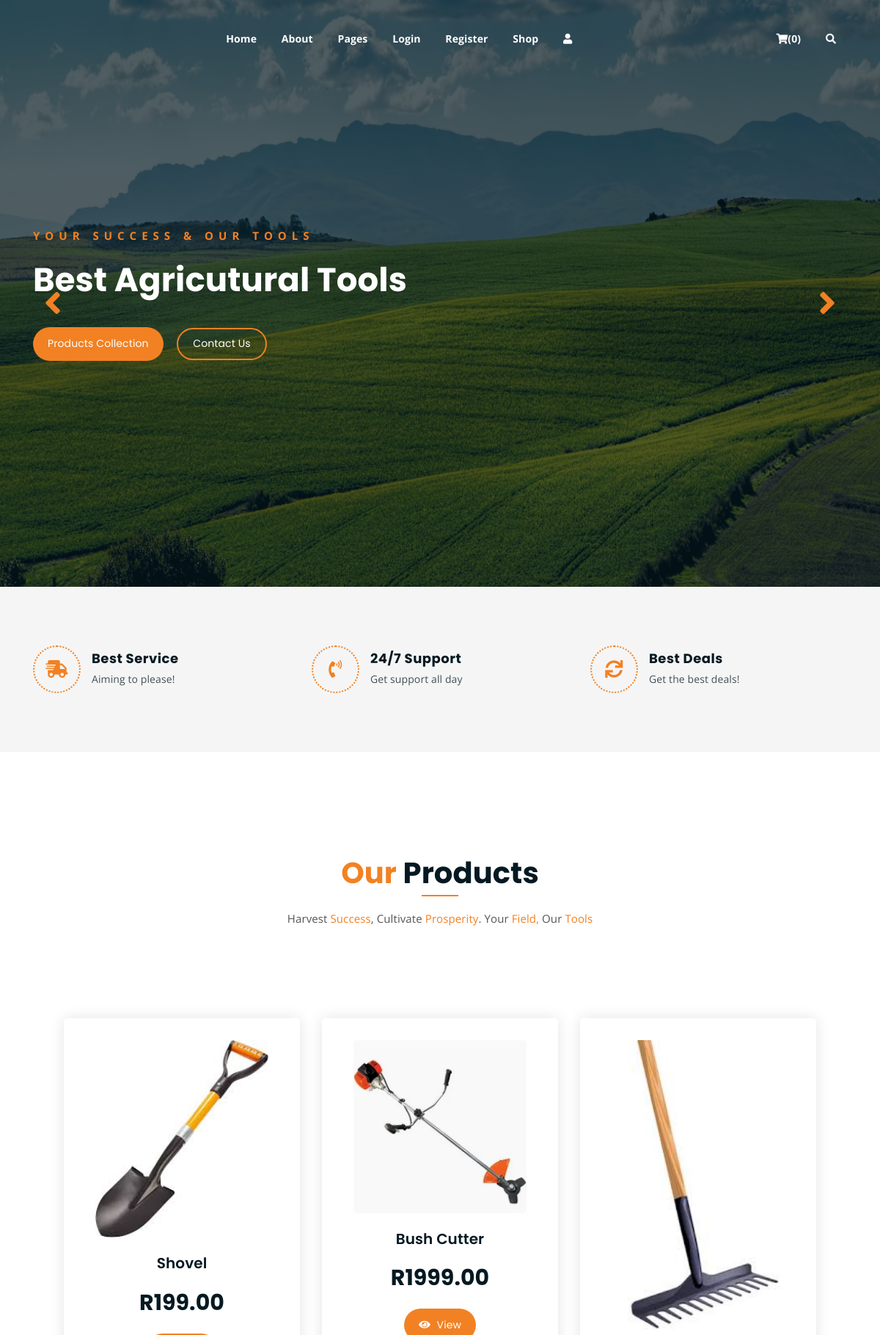
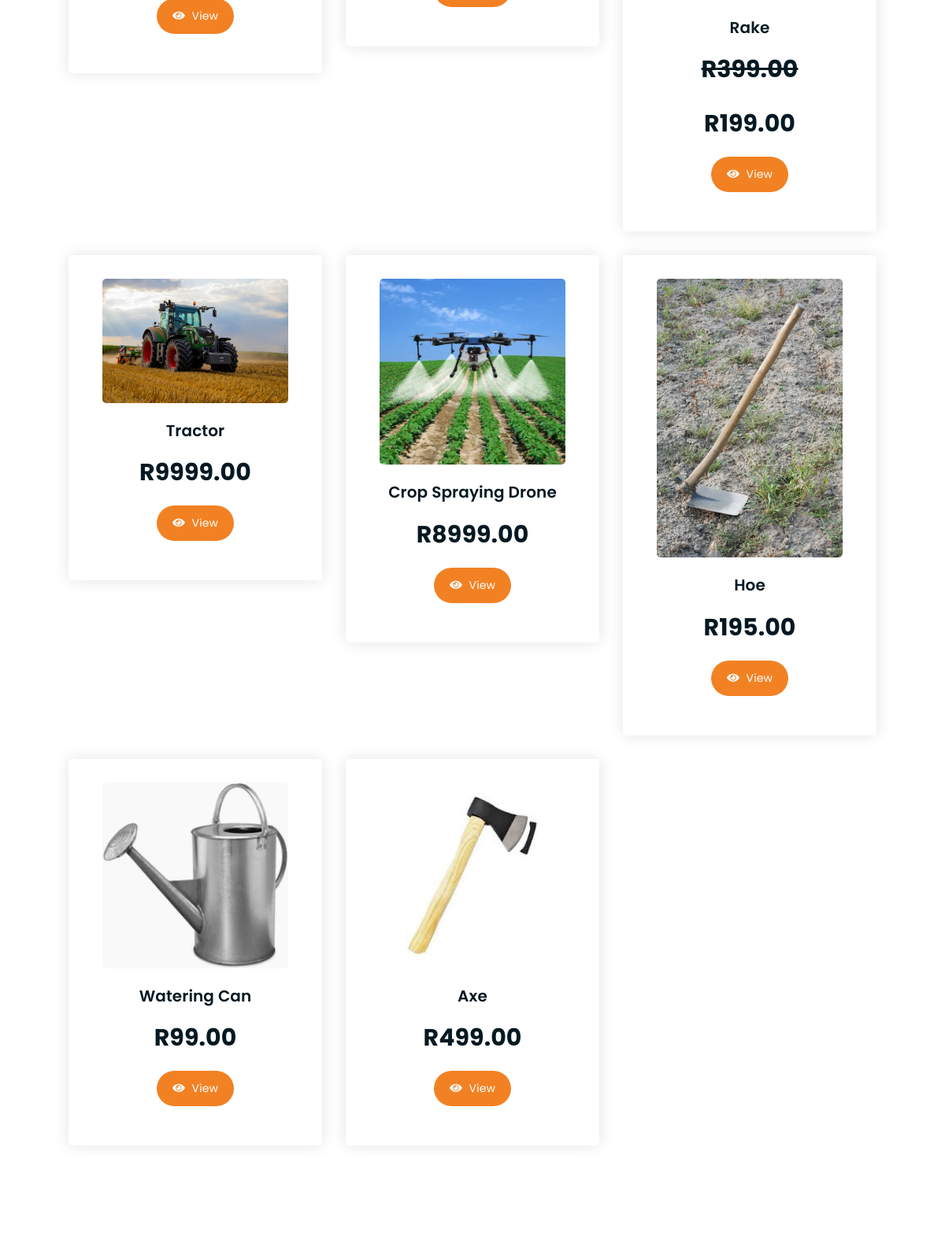
The page / (upper part) on the database its author committed (2 pictures, top to bottom).
### ecomm/models.py (models this page shows, shortened)
class Product(models.Model):
    image = models.ImageField(upload_to='pics')
    productName = models.CharField(max_length=255)
    price = models.DecimalField(default=0, decimal_places=2, max_digits=6)
    description = models.CharField(max_length=255, default='', blank=True, null=True)
    is_sale = models.BooleanField(default=False)
    sale_price = models.DecimalField(default=0, decimal_places=2, max_digits=6)
    video = models.FileField(upload_to="video/%y")

### ecomm/views.py (the view)
# urls.py: path('', views.home, name="home"),
def home(request):
    products = Product.objects.all()
    return render(request, 'home.html', {'products': products})

### cart/cart.py (called while the page is built)
    def __len__(self):
        return len(self.cart)

### cart/context_processors.py (called while the page is built)
def cart(request):
    return {'cart': Cart(request)}

### ecomm/templates/home.html (shortened to what this page needs)
{% extends 'base.html'%}
{% block content %}
<div class="homepage-slider">
    <div class="single-homepage-slider homepage-bg-1">
        <div class="container">
            <div class="row">
                <div class="col-md-12 col-lg-7 offset-lg-1 offset-xl-0">
                    <div class="hero-text">
                        <div class="hero-text-tablecell">
                            <p class="subtitle">Your success & Our Tools</p>
                            <h1>Best Agricutural Tools</h1>
                            <div class="hero-btns">
                                <a href="#prod" class="boxed-btn">Products Collection</a>
                                <a href="mailto:izayaletselane@gmail.com" class="bordered-btn">Contact Us</a>
                            </div>
                        </div>
                    </div>
                </div>
            </div>
        </div>
    </div>
</div>
<div class="list-section pt-80 pb-80">
    <div class="container">
        <div class="row">
            <div class="col-lg-4 col-md-6 mb-4 mb-lg-0">
                <div class="list-box d-flex align-items-center">
                    <div class="list-icon">
                        <i class="fas fa-shipping-fast"></i>
                    </div>
                    <div class="content">
                        <h3>Best Service</h3>
                        <p>Aiming to please!</p>
                    </div>
                </div>
            </div>
            <div class="col-lg-4 col-md-6 mb-4 mb-lg-0">
                <div class="list-box d-flex align-items-center">
                    <div class="list-icon">
                        <i class="fas fa-phone-volume"></i>
                    </div>
                    <div class="content">
                        <h3>24/7 Support</h3>
                        <p>Get support all day</p>
                    </div>
                </div>
            </div>
            <div class="col-lg-4 col-md-6">
                <div class="list-box d-flex justify-content-start align-items-center">
                    <div class="list-icon">
                        <i class="fas fa-sync"></i>
                    </div>
                    <div class="content">
                        <h3>Best Deals</h3>
                        <p>Get the best deals!</p>
                    </div>
                </div>
            </div>
        </div>
    </div>
</div>
    <div class="product-section mt-150 mb-150">
    <div class="container">
        <div class="row">
            <div class="col-lg-8 offset-lg-2 text-center">
                <div class="section-title">
                    <h3><span class="orange-text">Our</span> Products</h3>
                    <p>Harvest<span class="orange-text"> Success</span>, Cultivate <span class="orange-text">Prosperity</span>. Your<span class="orange-text"> Field,</span> Our<span class="orange-text"> Tools</span></p>
                </div>
            </div>
        </div>
        <div class="container px-4 px-lg-5 mt-5"  >
            <div class="row" id="prod">
                {% for product in products %}
                  {%if product.is_sale %}
                    <div class="col-lg-4 col-md-6 text-center">
                        <div class="single-product-item">
                            <div class="product-image">
                                <a href="{% url 'product' product.id %}"><img src="{{product.image.url}}" alt=""></a>
                            </div>
                            <h3>{{product.productName}}</h3>
                            <strike><p class="product-price"> R{{product.price}} </p> </strike>
                            <p class="product-price">R{{product.sale_price}}  </p>
                            <a href="{% url 'product' product.id %}" class="cart-btn"><i class="fas fa-eye"></i> View</a>
                        </div>
                    </div>
                    {% else %}
                        <div class="col-lg-4 col-md-6 text-center">
                            <div class="single-product-item">
                                <div class="product-image">
                                    <a href="{% url 'product' product.id %}"><img src="{{product.image.url}}" class="h-100" alt=""></a>
                                </div>
                                <h3>{{product.productName}}</h3>
                                <p class="product-price"> R{{product.price}} </p>
                                <a  class="cart-btn" href="{% url 'product' product.id %}"><i class="fas fa-eye"></i> View</a>
                            </div>
                        </div>
                    {% endif%}
                {% endfor %}
            </div>
        </div>
    </div>
</div>
{% endblock %}

### ecomm/templates/base.html (shortened to what this page needs)
{% load static %}
<!DOCTYPE html>
<html>
<head>
    <link rel='stylesheet' type='text/css' media='screen' href='{% static 'main.css' %}'>
    <link href="https://cdn.jsdelivr.net/npm/bootstrap@5.0.2/dist/css/bootstrap.min.css" rel="stylesheet">
    <link rel="stylesheet" href="https://cdnjs.cloudflare.com/ajax/libs/font-awesome/4.7.0/css/font-awesome.min.css">
	<link rel="stylesheet" href="{% static 'css/all.min.css' %}">
	<link rel="stylesheet" href="{% static 'bootstrap/css/bootstrap.min.css' %}">
	<link rel="stylesheet" href="{% static 'css/owl.carousel.css' %}">
	<link rel="stylesheet" href="{% static 'css/magnific-popup.css' %}">
	<link rel="stylesheet" href="{% static 'css/animate.css' %}">
	<link rel="stylesheet" href="{% static 'css/meanmenu.min.css' %}">
	<link rel="stylesheet" href="{% static 'css/main.css' %}">
	<link rel="stylesheet" href="{% static 'css/responsive.css' %}">
</head>
<body>
	<div class="top-header-area" id="sticker">
		<div class="container">
			<div class="row">
				<div class="col-lg-12 col-sm-12 text-center">
					<div class="main-menu-wrap">
						<nav class="main-menu">
							<ul>
								<li><a href="{% url 'home' %}">Home</a></li>
								<li><a href="{% url 'about' %}">About</a></li>
								<li><a href="#">Pages</a>
								</li>
								{% if user.is_authenticated %}
								<li><a href="{% url 'logout' %}">Logout</a></li>
								{% else %}
								 <li><a href="{% url 'login' %}">Login</a></li>
								 <li><a href="{% url 'register' %}">Register</a></li>
								{% endif %}
								<li><a href="#prod">Shop</a>
								</li>
								<li><a href="#"><i class="fa fa-user " ></i></a>
								</li>
								<li>
									<div class="header-icons">
										<a class="shopping-cart" href="{% url 'cart_summary' %}" id="cart_quantity"><i class="fas fa-shopping-cart"></i>({{ cart|length}})
										</a>
										<a class="mobile-hide search-bar-icon" href="#"><i class="fas fa-search"></i></a>
									</div>
								</li>
							</ul>
						</nav>
					</div>
				</div>
			</div>
		</div>
	</div>
    {% block content %}
    {% endblock %}
</body>
</html>

### static/css/responsive.css (style rules this page uses)
@media only screen and (min-width: 992px) and (max-width: 1200px) { .hero-text h1 { font-size: 45px; } }

### rows shown on the page
Product: image (picture), productName "Shovel", price "199.00"
Product: image (picture), productName "Bush Cutter", price "1999.00"
Product: image (picture), productName "Rake", price "399.00", sale_price "199.00"
Product: image (picture), productName "Tractor", price "9999.00"
Product: image (picture), productName "Crop Spraying Drone", price "8999.00"
Product: image (picture), productName "Hoe", price "195.00"
Product: image (picture), productName "Watering Can", price "99.00"
Product: image (picture), productName "Axe", price "499.00"

### other values the page prints
{{ cart|length }} "0"
